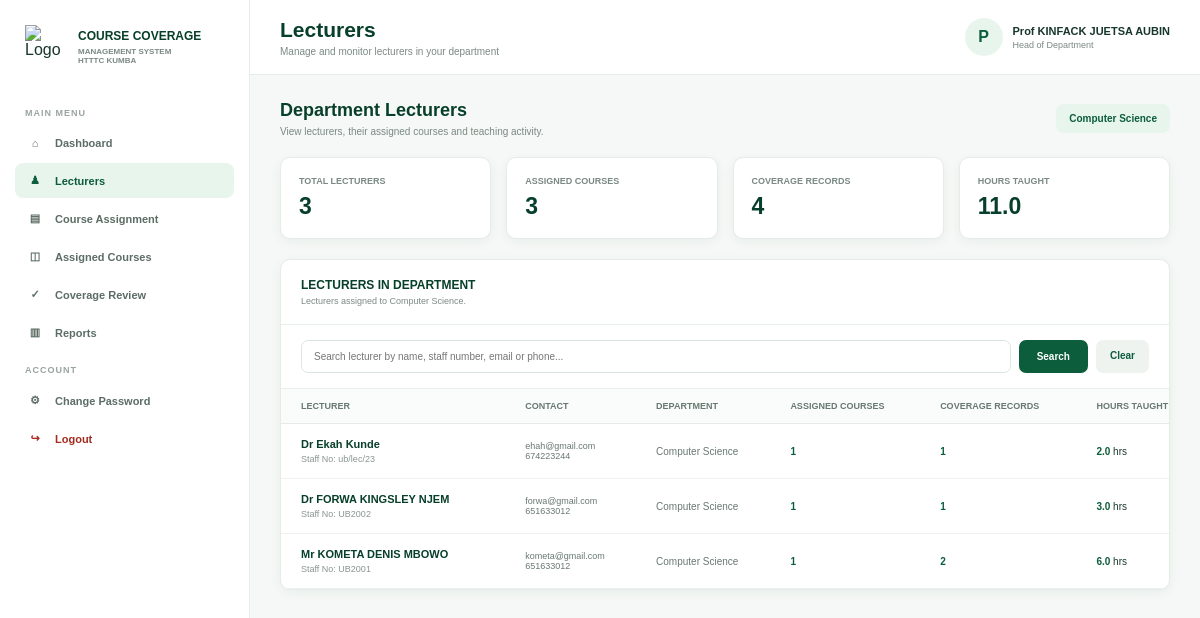
Page /course/hod/lecturers.php (signed in) on the committed database.
### tables this page shows
CREATE TABLE `users` (
  `user_id` int(200) NOT NULL,
  `full_name` varchar(100) NOT NULL,
  `email` varchar(100) NOT NULL,
  `password` varchar(255) NOT NULL,
  `role_id` int(11) NOT NULL,
  `department_id` int(11) DEFAULT NULL,
  `status` varchar(20) NOT NULL,
  `created_at` datetime NOT NULL
);

CREATE TABLE `departments` (
  `department_id` int(11) NOT NULL,
  `department_name` varchar(200) NOT NULL,
  `description` text NOT NULL
);

CREATE TABLE `lecturers` (
  `lecturer_id` int(11) NOT NULL,
  `staff_no` varchar(30) NOT NULL,
  `full_name` varchar(100) NOT NULL,
  `email` varchar(100) NOT NULL,
  `department_id` int(11) NOT NULL,
  `phone` varchar(20) NOT NULL,
  `status` varchar(20) NOT NULL
);

### course/hod/lecturers.php (the view, shortened to what this page needs)
<?php
require_once __DIR__ . '/../config/database.php';
$user_id = (int) $_SESSION['user_id'];
function e($value)
{
    return htmlspecialchars(
        (string)$value,
        ENT_QUOTES,
        'UTF-8'
    );
}
try {
    $stmt = $pdo->prepare("
        SELECT
            u.user_id,
            u.full_name,
            u.department_id,
            d.department_name
        FROM users u
        LEFT JOIN departments d
            ON d.department_id = u.department_id
        WHERE u.user_id = ?
        LIMIT 1
    ");
    $stmt->execute([$user_id]);
    $hod = $stmt->fetch(PDO::FETCH_ASSOC);
    $department_id = (int)$hod['department_id'];
    $hod_name = $hod['full_name'];
    $department_name =
        $hod['department_name'] ?? 'Department';
} catch (PDOException $e) {
    die("Database Error: " . $e->getMessage());
}
$search = trim($_GET['search'] ?? '');
$lecturers = [];
try {
    $sql = "
        SELECT
            l.lecturer_id,
            l.staff_no,
            l.full_name,
            l.email,
            l.phone,
            l.department_id,
            d.department_name,
            COUNT(
                DISTINCT ca.assignment_id
            ) AS assigned_courses,
            COUNT(
                DISTINCT cc.coverage_id
            ) AS coverage_records,
            COALESCE(
                SUM(cc.hours_taught),
                0
            ) AS hours_taught
        FROM lecturers l
        LEFT JOIN departments d
            ON d.department_id = l.department_id
        LEFT JOIN course_assgnment ca
            ON ca.lecturer_id = l.lecturer_id
        LEFT JOIN course_coverage cc
            ON cc.assignment_id = ca.assignment_id
        WHERE l.department_id = :department_id
    ";
    $params = [
        ':department_id' => $department_id
    ];
    $sql .= "
        GROUP BY
            l.lecturer_id,
            l.staff_no,
            l.full_name,
            l.email,
            l.phone,
            l.department_id,
            d.department_name
        ORDER BY
            l.full_name ASC
    ";
    $stmt = $pdo->prepare($sql);
    $stmt->execute($params);
    $lecturers =
        $stmt->fetchAll(PDO::FETCH_ASSOC);
} catch (PDOException $e) {
    $database_error =
        $e->getMessage();
    $lecturers = [];
}
$total_lecturers =
    count($lecturers);
$total_assigned_courses = 0;
$total_coverage_records = 0;
$total_hours_taught = 0;
foreach ($lecturers as $lecturer) {
    $total_assigned_courses +=
        (int)$lecturer['assigned_courses'];
    $total_coverage_records +=
        (int)$lecturer['coverage_records'];
    $total_hours_taught +=
        (float)$lecturer['hours_taught'];
}
?>
<!DOCTYPE html>
<html lang="en">
<head>
</head>
<body>
<aside class="sidebar">
<div class="logo-area">
<img
    src="../assets/images/ub-logo.png"
    alt="Logo"
>
<div class="logo-text">
COURSE COVERAGE
<span>
MANAGEMENT SYSTEM<br>
HTTTC KUMBA
</span>
</div>
</div>
<div class="menu-title">
MAIN MENU
</div>
<a
    href="dashboard.php"
    class="menu-link"
>
<span class="menu-icon">
⌂
</span>
Dashboard
</a>
<a
    href="lecturers.php"
    class="menu-link active"
>
<span class="menu-icon">
♟
</span>
Lecturers
</a>
<a
    href="dashboard.php#assign-course"
    class="menu-link"
>
<span class="menu-icon">
▤
</span>
Course Assignment
</a>
<a
    href="assignments.php"
    class="menu-link"
>
<span class="menu-icon">
◫
</span>
Assigned Courses
</a>
<a
    href="coverage.php"
    class="menu-link"
>
<span class="menu-icon">
✓
</span>
Coverage Review
</a>
<a
    href="reports.php"
    class="menu-link"
>
<span class="menu-icon">
▥
</span>
Reports
</a>
<div class="menu-title">
ACCOUNT
</div>
<a
    href="../change_password.php"
    class="menu-link"
>
<span class="menu-icon">
⚙
</span>
Change Password
</a>
<a
    href="../auth/logout.php"
    class="menu-link logout"
>
<span class="menu-icon">
↪
</span>
Logout
</a>
</aside>
<main class="main">
<header class="topbar">
<div>
<h1>
Lecturers
</h1>
<p>
Manage and monitor lecturers in your department
</p>
</div>
<div class="user-info">
<div class="user-avatar">
<?=e(
    strtoupper(
        substr(
            $hod_name,
            0,
            1
        )
    )
)?>
</div>
<div>
<strong>
<?=e($hod_name)?>
</strong>
<span>
Head of Department
</span>
</div>
</div>
</header>
<section class="content">
<div class="page-heading">
<div>
<h2>
Department Lecturers
</h2>
<p>
View lecturers, their assigned courses and teaching activity.
</p>
</div>
<div class="department">
<?=e($department_name)?>
</div>
</div>
<div class="stats">
<div class="stat-card">
<small>
Total Lecturers
</small>
<strong>
<?=e($total_lecturers)?>
</strong>
</div>
<div class="stat-card">
<small>
Assigned Courses
</small>
<strong>
<?=e($total_assigned_courses)?>
</strong>
</div>
<div class="stat-card">
<small>
Coverage Records
</small>
<strong>
<?=e($total_coverage_records)?>
</strong>
</div>
<div class="stat-card">
<small>
Hours Taught
</small>
<strong>
<?=e(
    number_format(
        $total_hours_taught,
        1
    )
)?>
</strong>
</div>
</div>
<div class="panel">
<div class="panel-header">
<div>
<h3>
LECTURERS IN DEPARTMENT
</h3>
<p>
Lecturers assigned to <?=e($department_name)?>.
</p>
</div>
</div>
<form
    method="GET"
    class="search-area"
>
<input
    type="text"
    name="search"
    placeholder="Search lecturer by name, staff number, email or phone..."
    value="<?=e($search)?>"
>
<button
    type="submit"
    class="search-btn"
>
Search
</button>
<a
    href="lecturers.php"
    class="clear-btn"
>
Clear
</a>
</form>
<div class="table-container">
<table>
<thead>
<tr>
<th>
LECTURER
</th>
<th>
CONTACT
</th>
<th>
DEPARTMENT
</th>
<th>
ASSIGNED COURSES
</th>
<th>
COVERAGE RECORDS
</th>
<th>
HOURS TAUGHT
</th>
</tr>
</thead>
<tbody>
<?php if (
    !empty($lecturers)
): ?>
<?php foreach (
    $lecturers
    as $lecturer
): ?>
<tr>
<td>
<div class="lecturer-name">
<?=e(
    $lecturer['full_name']
)?>
</div>
<div class="staff-no">
Staff No:
<?=e(
    $lecturer['staff_no']
)?>
</div>
</td>
<td>
<div class="contact">
<?=e(
    $lecturer['email']
)?>
</div>
<div class="contact">
<?=e(
    $lecturer['phone']
)?>
</div>
</td>
<td>
<div class="department-text">
<?=e(
    $lecturer['department_name']
)?>
</div>
</td>
<td>
<span class="number">
<?=e(
    $lecturer['assigned_courses']
)?>
</span>
</td>
<td>
<span class="number">
<?=e(
    $lecturer['coverage_records']
)?>
</span>
</td>
<td>
<span class="number">
<?=e(
    number_format(
        (float)$lecturer['hours_taught'],
        1
    )
)?>
</span>
hrs
</td>
</tr>
<?php endforeach; ?>
<?php endif; ?>
</tbody>
</table>
</div>
</div>
</section>
</main>
</body>
</html>

### course/hod/lecturers.php (style rules this page uses)
* { margin: 0; padding: 0; box-sizing: border-box; }
body { font-family: Arial, Helvetica, sans-serif; background: #f5f8f6; color: #18372b; }
.sidebar { position: fixed; left: 0; top: 0; bottom: 0; width: 250px; background: #ffffff; border-right: 1px solid #e5ebe7; padding: 20px 15px; overflow-y: auto; }
.logo-area { display: flex; align-items: center; gap: 10px; padding: 5px 10px 25px; }
.logo-area img { width: 43px; height: 43px; object-fit: contain; }
.logo-text { font-size: 12px; font-weight: 800; color: #073f2a; }
.logo-text span { display: block; font-size: 8px; color: #7b8983; margin-top: 4px; }
.menu-title { font-size: 9px; font-weight: 800; color: #9aa49f; letter-spacing: 1px; margin: 15px 10px 8px; }
.menu-link { display: flex; align-items: center; gap: 10px; padding: 11px 10px; margin-bottom: 3px; border-radius: 8px; color: #5c6d65; text-decoration: none; font-size: 11px; font-weight: 600; }
.menu-link.active { background: #e8f5ed; color: #0b5d3b; }
.menu-icon { width: 20px; text-align: center; }
.logout { color: #a42b20; }
.main { margin-left: 250px; min-height: 100vh; }
.topbar { height: 75px; background: #ffffff; border-bottom: 1px solid #e5ebe7; display: flex; justify-content: space-between; align-items: center; padding: 0 30px; }
.topbar h1 { font-size: 21px; color: #073f2a; }
.topbar p { margin-top: 4px; font-size: 10px; color: #7b8983; }
.user-info { display: flex; align-items: center; gap: 10px; }
.user-avatar { width: 38px; height: 38px; border-radius: 50%; background: #e8f5ed; display: flex; align-items: center; justify-content: center; color: #0b5d3b; font-weight: 800; }
.user-info strong { display: block; font-size: 11px; }
.user-info span { display: block; font-size: 9px; color: #7b8983; margin-top: 3px; }
.content { padding: 25px 30px; }
.page-heading { display: flex; justify-content: space-between; align-items: center; margin-bottom: 20px; }
.page-heading h2 { font-size: 18px; color: #073f2a; }
.page-heading p { margin-top: 5px; font-size: 10px; color: #7b8983; }
.department { background: #e8f5ed; color: #0b5d3b; padding: 9px 13px; border-radius: 8px; font-size: 10px; font-weight: 800; }
.stats { display: grid; grid-template-columns: repeat(4, 1fr); gap: 15px; margin-bottom: 20px; }
.stat-card { background: #ffffff; border: 1px solid #e5ebe7; border-radius: 10px; padding: 18px; box-shadow: 0 3px 12px rgba(20,50,35,.05); }
.stat-card small { display: block; color: #7b8983; font-size: 9px; font-weight: 800; text-transform: uppercase; }
.stat-card strong { display: block; margin-top: 7px; font-size: 23px; color: #073f2a; }
.panel { background: #ffffff; border: 1px solid #e5ebe7; border-radius: 10px; box-shadow: 0 3px 12px rgba(20,50,35,.05); overflow: hidden; }
.panel-header { padding: 18px 20px; border-bottom: 1px solid #e8eeeb; display: flex; justify-content: space-between; align-items: center; }
.panel-header h3 { font-size: 12px; color: #073f2a; }
.panel-header p { margin-top: 4px; font-size: 9px; color: #7b8983; }
.search-area { padding: 15px 20px; border-bottom: 1px solid #e8eeeb; display: flex; gap: 8px; }
.search-area input { flex: 1; border: 1px solid #dce5e0; border-radius: 7px; padding: 10px 12px; font-size: 10px; outline: none; }
.search-btn { border: none; background: #0b5d3b; color: #ffffff; padding: 10px 18px; border-radius: 7px; font-size: 10px; font-weight: 700; cursor: pointer; }
.clear-btn { background: #eef3f0; color: #0b5d3b; text-decoration: none; padding: 10px 14px; border-radius: 7px; font-size: 10px; font-weight: 700; }
.table-container { width: 100%; overflow-x: auto; }
table { width: 100%; border-collapse: collapse; min-width: 1050px; }
thead th { background: #fafcfb; color: #687871; font-size: 9px; text-align: left; padding: 12px 10px; border-bottom: 1px solid #e5ebe7; }
tbody td { padding: 14px 10px; font-size: 10px; border-bottom: 1px solid #edf1ef; vertical-align: middle; }
thead th:first-child, tbody td:first-child { padding-left: 20px; }
.lecturer-name { font-weight: 800; color: #073f2a; font-size: 11px; }
.staff-no { color: #89958f; font-size: 9px; margin-top: 4px; }
.contact { color: #687871; font-size: 9px; }
.department-text { color: #687871; font-size: 10px; }
.number { font-weight: 800; color: #0b5d3b; }

### rows in the picture
users: full_name "P", full_name "Prof KINFACK JUETSA AUBIN", department.department_name "Computer Science"
lecturers: full_name "Dr Ekah Kunde", staff_no "ub/lec/23", email "ehah@gmail.com", phone "674223244", department.department_name "Computer Science", assigned_courses "1", coverage_records "1", hours_taught "2.0"
lecturers: full_name "Dr FORWA KINGSLEY NJEM", staff_no "UB2002", email "forwa@gmail.com", phone "651633012", department.department_name "Computer Science", assigned_courses "1", coverage_records "1", hours_taught "3.0"
lecturers: full_name "Mr KOMETA DENIS MBOWO", staff_no "UB2001", email "kometa@gmail.com", phone "651633012", department.department_name "Computer Science", assigned_courses "1", coverage_records "2", hours_taught "6.0"

### other values in the picture
$total_lecturers "3"
$total_assigned_courses "3"
$total_coverage_records "4"
$total_hours_taught "11.0"
